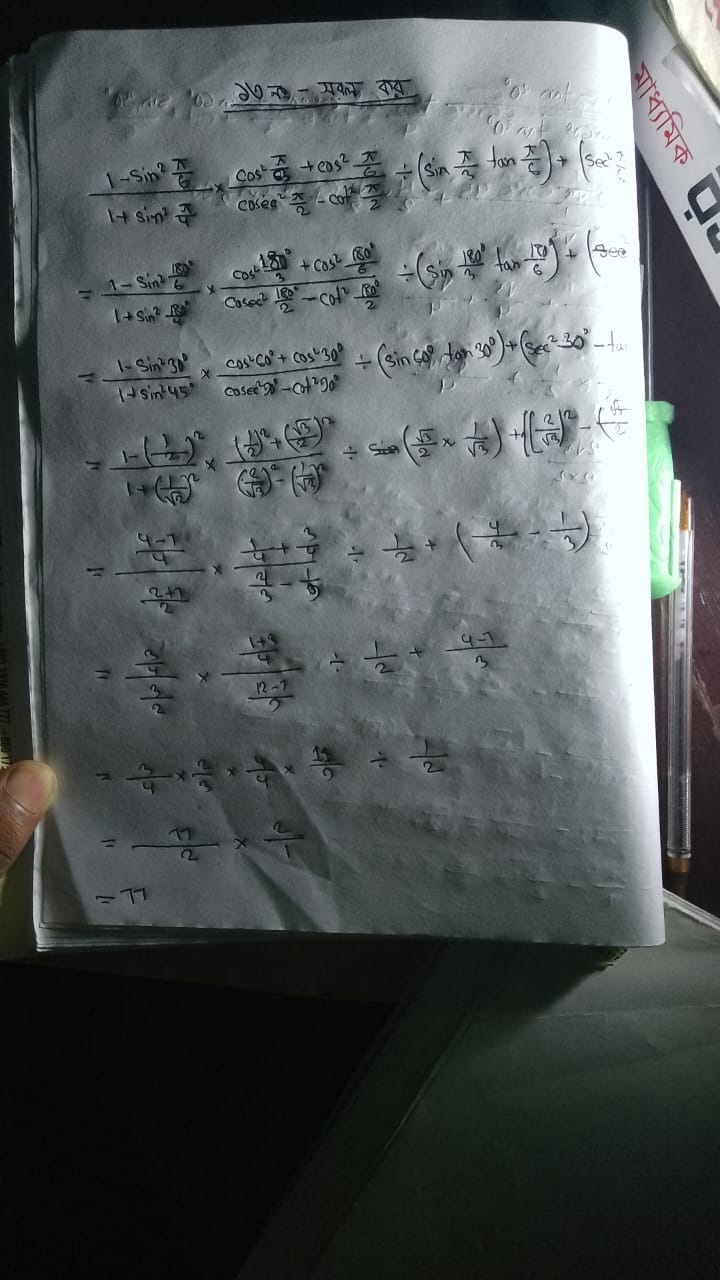
#> input picture openCV/images/hand_written.jpeg, 720 x 1280 px
$ python 5_adaptive_threshold.py
#> lines starting #> are read from the running program, lines starting #| are printed output that depends on the picture; after the words box and inside, x2 and y2 are one past the last pixel; in counts of white or black regions, pixels touching at a corner belong together
import os
import cv2

path = os.path.join('.', 'images', 'hand_written.jpeg')
img = cv2.imread(path)
#> img is the input picture: shape (1280, 720, 3); mean B, G, R 88.9, 88.3, 83.1
img = cv2.cvtColor(img, cv2.COLOR_BGR2GRAY)
#> img: shape (1280, 720)
print(img.shape)
#| (1280, 720)
img = cv2.resize(img, (360, 640))
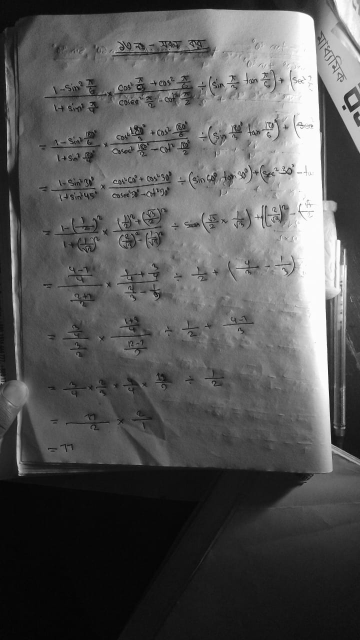
#> img: shape (640, 360); min 3, max 255, mean 87
img_crop = img[20:470, 10:320]
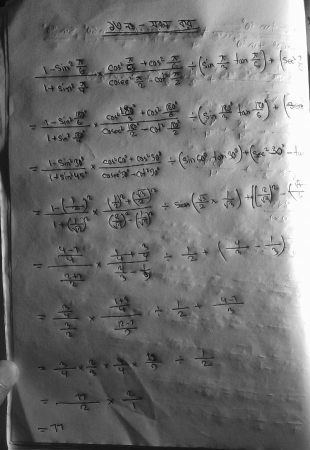
#> img_crop: shape (450, 310); min 8, max 254, mean 113.5

# adaptive thresholding
th = cv2.adaptiveThreshold(img_crop,255,cv2.ADAPTIVE_THRESH_MEAN_C, cv2.THRESH_BINARY,51,50)
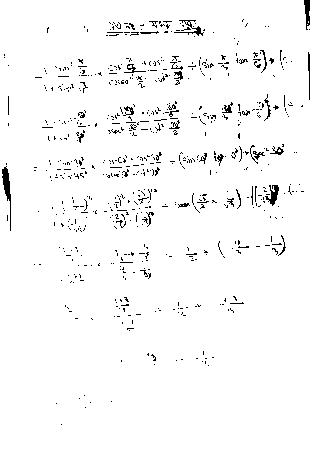
#> th: shape (450, 310); 97% white; black in thin lines or dots

cv2.imshow('crop', th)
cv2.waitKey(0)

$ run again, with openCV/images/raccon.jpg copied over openCV/images/hand_written.jpeg
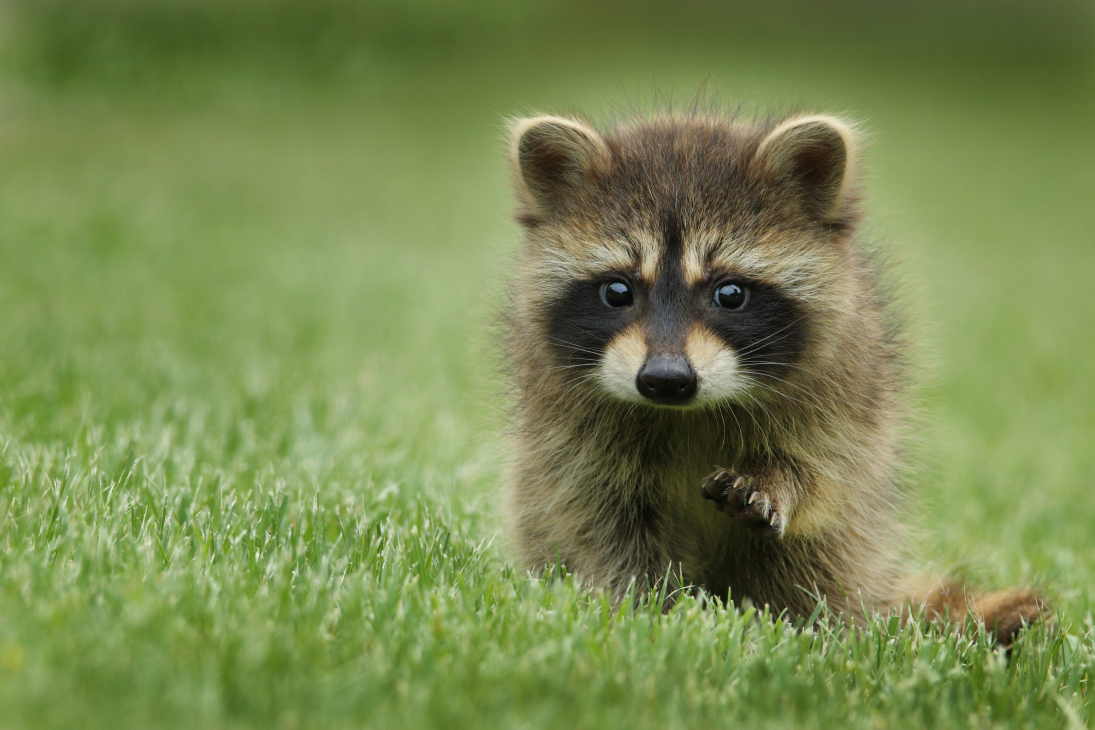
#> input picture openCV/images/raccon.jpg, 5472 x 3648 px (shown at 1/5 size)
#> img is the input picture: shape (3648, 5472, 3); mean B, G, R 80.9, 136.6, 120.8
#| (3648, 5472)
#> `img_crop = img[20:470, 10:320]`:
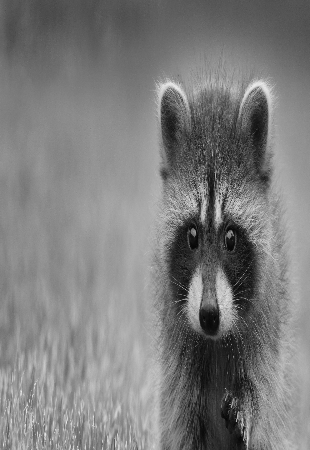
#> img_crop: shape (450, 310); min 5, max 234, mean 124.5
#> `th = cv2.adaptiveThreshold(img_crop,255,cv2.ADAPTIVE_THRESH_MEAN_C, cv..`:
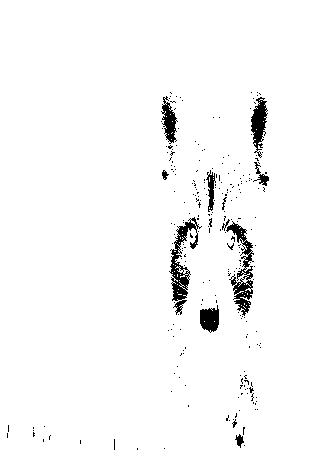
#> th: shape (450, 310); 97% white; 242 black regions (231 under 20 px), largest, box (x1, y1, x2, y2) and area: (169, 217, 202, 315) 952, (226, 221, 254, 316) 909, (251, 97, 268, 158) 547
